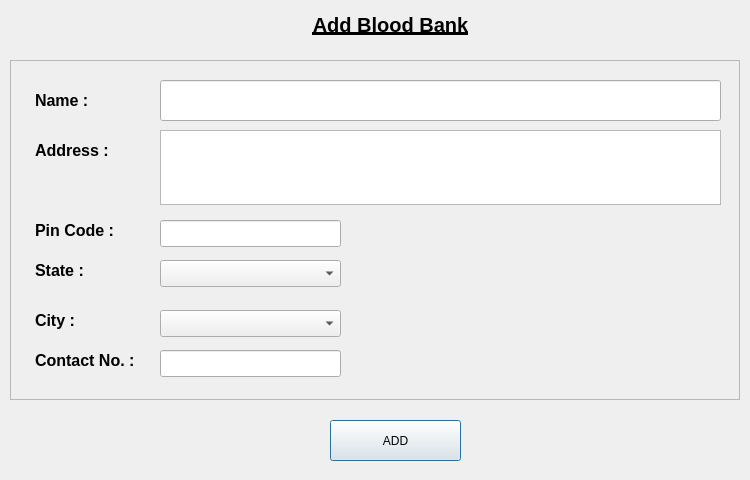
<?xml version="1.0" encoding="UTF-8"?>
<ui version="4.0">
 <class>addBloodBank</class>
 <widget class="QDialog" name="addBloodBank">
  <property name="geometry">
   <rect>
    <x>0</x>
    <y>0</y>
    <width>750</width>
    <height>480</height>
   </rect>
  </property>
  <property name="windowTitle">
   <string> </string>
  </property>
  <widget class="QLabel" name="title">
   <property name="geometry">
    <rect>
     <x>260</x>
     <y>0</y>
     <width>261</width>
     <height>51</height>
    </rect>
   </property>
   <property name="text">
    <string>&lt;html&gt;&lt;head/&gt;&lt;body&gt;&lt;p align=&quot;center&quot;&gt;&lt;span style=&quot; font-size:15pt; font-weight:600; text-decoration: underline;&quot;&gt;Add Blood Bank&lt;/span&gt;&lt;/p&gt;&lt;/body&gt;&lt;/html&gt;</string>
   </property>
  </widget>
  <widget class="QFrame" name="frame">
   <property name="geometry">
    <rect>
     <x>10</x>
     <y>60</y>
     <width>730</width>
     <height>340</height>
    </rect>
   </property>
   <property name="styleSheet">
    <string notr="true"/>
   </property>
   <property name="frameShape">
    <enum>QFrame::StyledPanel</enum>
   </property>
   <property name="frameShadow">
    <enum>QFrame::Raised</enum>
   </property>
   <widget class="QLabel" name="nameLabel">
    <property name="geometry">
     <rect>
      <x>25</x>
      <y>20</y>
      <width>71</width>
      <height>41</height>
     </rect>
    </property>
    <property name="text">
     <string>&lt;html&gt;&lt;head/&gt;&lt;body&gt;&lt;p&gt;&lt;span style=&quot; font-size:12pt; font-weight:600;&quot;&gt;Name :&lt;/span&gt;&lt;/p&gt;&lt;/body&gt;&lt;/html&gt;</string>
    </property>
   </widget>
   <widget class="QLineEdit" name="name">
    <property name="geometry">
     <rect>
      <x>150</x>
      <y>20</y>
      <width>561</width>
      <height>41</height>
     </rect>
    </property>
   </widget>
   <widget class="QLabel" name="addressLabel">
    <property name="geometry">
     <rect>
      <x>25</x>
      <y>70</y>
      <width>91</width>
      <height>41</height>
     </rect>
    </property>
    <property name="text">
     <string>&lt;html&gt;&lt;head/&gt;&lt;body&gt;&lt;p&gt;&lt;span style=&quot; font-size:12pt; font-weight:600;&quot;&gt;Address :&lt;/span&gt;&lt;/p&gt;&lt;/body&gt;&lt;/html&gt;</string>
    </property>
   </widget>
   <widget class="QLabel" name="contactLabel">
    <property name="geometry">
     <rect>
      <x>25</x>
      <y>280</y>
      <width>131</width>
      <height>41</height>
     </rect>
    </property>
    <property name="text">
     <string>&lt;html&gt;&lt;head/&gt;&lt;body&gt;&lt;p&gt;&lt;span style=&quot; font-size:12pt; font-weight:600;&quot;&gt;Contact No. :&lt;/span&gt;&lt;/p&gt;&lt;/body&gt;&lt;/html&gt;</string>
    </property>
   </widget>
   <widget class="QLabel" name="stateLabel">
    <property name="geometry">
     <rect>
      <x>25</x>
      <y>190</y>
      <width>61</width>
      <height>41</height>
     </rect>
    </property>
    <property name="text">
     <string>&lt;html&gt;&lt;head/&gt;&lt;body&gt;&lt;p&gt;&lt;span style=&quot; font-size:12pt; font-weight:600;&quot;&gt;State :&lt;/span&gt;&lt;/p&gt;&lt;/body&gt;&lt;/html&gt;</string>
    </property>
   </widget>
   <widget class="QLabel" name="pinCodeLabel">
    <property name="geometry">
     <rect>
      <x>25</x>
      <y>150</y>
      <width>91</width>
      <height>41</height>
     </rect>
    </property>
    <property name="text">
     <string>&lt;html&gt;&lt;head/&gt;&lt;body&gt;&lt;p&gt;&lt;span style=&quot; font-size:12pt; font-weight:600;&quot;&gt;Pin Code :&lt;/span&gt;&lt;/p&gt;&lt;/body&gt;&lt;/html&gt;</string>
    </property>
   </widget>
   <widget class="QLabel" name="cityLabel">
    <property name="geometry">
     <rect>
      <x>25</x>
      <y>240</y>
      <width>61</width>
      <height>41</height>
     </rect>
    </property>
    <property name="text">
     <string>&lt;html&gt;&lt;head/&gt;&lt;body&gt;&lt;p&gt;&lt;span style=&quot; font-size:12pt; font-weight:600;&quot;&gt;City :&lt;/span&gt;&lt;/p&gt;&lt;/body&gt;&lt;/html&gt;</string>
    </property>
   </widget>
   <widget class="QTextEdit" name="address">
    <property name="geometry">
     <rect>
      <x>150</x>
      <y>70</y>
      <width>561</width>
      <height>75</height>
     </rect>
    </property>
   </widget>
   <widget class="QLineEdit" name="pinCode">
    <property name="geometry">
     <rect>
      <x>150</x>
      <y>160</y>
      <width>181</width>
      <height>27</height>
     </rect>
    </property>
   </widget>
   <widget class="QLineEdit" name="contact">
    <property name="geometry">
     <rect>
      <x>150</x>
      <y>290</y>
      <width>181</width>
      <height>27</height>
     </rect>
    </property>
    <property name="inputMethodHints">
     <set>Qt::ImhNone</set>
    </property>
   </widget>
   <widget class="QComboBox" name="state">
    <property name="geometry">
     <rect>
      <x>150</x>
      <y>200</y>
      <width>181</width>
      <height>27</height>
     </rect>
    </property>
   </widget>
   <widget class="QComboBox" name="city">
    <property name="geometry">
     <rect>
      <x>150</x>
      <y>250</y>
      <width>181</width>
      <height>27</height>
     </rect>
    </property>
   </widget>
  </widget>
  <widget class="QPushButton" name="addButton">
   <property name="geometry">
    <rect>
     <x>330</x>
     <y>420</y>
     <width>131</width>
     <height>41</height>
    </rect>
   </property>
   <property name="text">
    <string>ADD</string>
   </property>
  </widget>
 </widget>
 <resources/>
 <connections/>
</ui>
